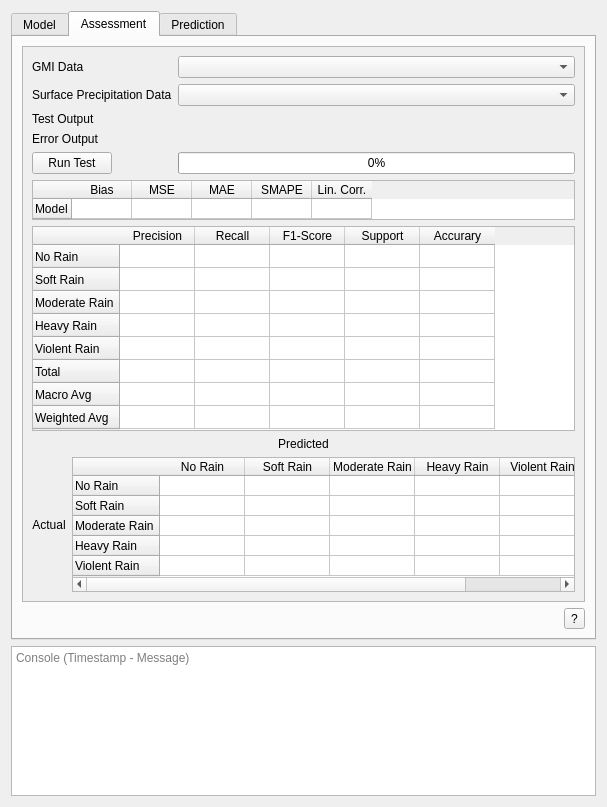
<?xml version="1.0" encoding="UTF-8"?>
<ui version="4.0">
 <class>GISPrecipDialogBase</class>
 <widget class="QDialog" name="GISPrecipDialogBase">
  <property name="geometry">
   <rect>
    <x>0</x>
    <y>0</y>
    <width>607</width>
    <height>807</height>
   </rect>
  </property>
  <property name="windowTitle">
   <string>GISPrecip</string>
  </property>
  <property name="windowIcon">
   <iconset>
    <normaloff>../gis_precip/icon.png</normaloff>../gis_precip/icon.png</iconset>
  </property>
  <property name="layoutDirection">
   <enum>Qt::RightToLeft</enum>
  </property>
  <layout class="QVBoxLayout" name="verticalLayout_16">
   <item>
    <layout class="QGridLayout" name="mainGridLayout">
     <item row="0" column="0">
      <widget class="QTabWidget" name="tabWidget">
       <property name="layoutDirection">
        <enum>Qt::LeftToRight</enum>
       </property>
       <property name="currentIndex">
        <number>1</number>
       </property>
       <widget class="QWidget" name="tab">
        <attribute name="title">
         <string>Model</string>
        </attribute>
        <layout class="QVBoxLayout" name="verticalLayout">
         <item>
          <widget class="QScrollArea" name="scrollArea">
           <property name="widgetResizable">
            <bool>true</bool>
           </property>
           <widget class="QWidget" name="scrollAreaWidgetContents_2">
            <property name="geometry">
             <rect>
              <x>0</x>
              <y>0</y>
              <width>561</width>
              <height>560</height>
             </rect>
            </property>
            <layout class="QVBoxLayout" name="verticalLayout_2">
             <item>
              <layout class="QFormLayout" name="formLayout_Model">
               <property name="sizeConstraint">
                <enum>QLayout::SetMinimumSize</enum>
               </property>
               <item row="0" column="0">
                <widget class="QLabel" name="Label_SatData_5">
                 <property name="text">
                  <string>GMI Data</string>
                 </property>
                </widget>
               </item>
               <item row="0" column="1">
                <widget class="QgsCheckableComboBox" name="comboBox_InputGMI"/>
               </item>
               <item row="1" column="0">
                <widget class="QLabel" name="Label_RadarData_9">
                 <property name="text">
                  <string>Surface Precipitation Data</string>
                 </property>
                </widget>
               </item>
               <item row="1" column="1">
                <widget class="QgsCheckableComboBox" name="comboBox_InputSurfPrecip"/>
               </item>
               <item row="2" column="0">
                <widget class="QLabel" name="Label_TrainedModel_10">
                 <property name="text">
                  <string>Model</string>
                 </property>
                </widget>
               </item>
               <item row="2" column="1">
                <widget class="QComboBox" name="comboBox_InputModel"/>
               </item>
               <item row="3" column="0">
                <widget class="QLabel" name="Label_RadarData_10">
                 <property name="text">
                  <string>Preprocess:</string>
                 </property>
                </widget>
               </item>
               <item row="3" column="1">
                <layout class="QFormLayout" name="formLayout_2">
                 <property name="topMargin">
                  <number>2</number>
                 </property>
                 <item row="0" column="0">
                  <widget class="QLabel" name="normalizeLabel">
                   <property name="text">
                    <string>Normalize:</string>
                   </property>
                  </widget>
                 </item>
                 <item row="0" column="1">
                  <widget class="QCheckBox" name="checkBox_Normalize">
                   <property name="text">
                    <string/>
                   </property>
                   <property name="checked">
                    <bool>true</bool>
                   </property>
                  </widget>
                 </item>
                 <item row="1" column="0">
                  <widget class="QLabel" name="label">
                   <property name="text">
                    <string>Undersampling:</string>
                   </property>
                  </widget>
                 </item>
                 <item row="1" column="1">
                  <widget class="QCheckBox" name="checkBox_Undersampling">
                   <property name="toolTip">
                    <string>Useful only for classification models</string>
                   </property>
                   <property name="text">
                    <string/>
                   </property>
                   <property name="checked">
                    <bool>false</bool>
                   </property>
                  </widget>
                 </item>
                 <item row="2" column="0">
                  <widget class="QLabel" name="label_3">
                   <property name="toolTip">
                    <string/>
                   </property>
                   <property name="text">
                    <string>Radar Quality Index:</string>
                   </property>
                  </widget>
                 </item>
                 <item row="2" column="1">
                  <layout class="QFormLayout" name="formLayout_3">
                   <property name="topMargin">
                    <number>4</number>
                   </property>
                   <item row="0" column="0">
                    <widget class="QLabel" name="label_2">
                     <property name="text">
                      <string>Enable:</string>
                     </property>
                    </widget>
                   </item>
                   <item row="1" column="0">
                    <widget class="QLabel" name="label_RQIData">
                     <property name="enabled">
                      <bool>false</bool>
                     </property>
                     <property name="toolTip">
                      <string>Radar Quality Index Data</string>
                     </property>
                     <property name="text">
                      <string>Data:</string>
                     </property>
                    </widget>
                   </item>
                   <item row="1" column="1">
                    <widget class="QgsCheckableComboBox" name="comboBox_InputRQI">
                     <property name="enabled">
                      <bool>false</bool>
                     </property>
                     <property name="toolTip">
                      <string>Radar Quality Index Data</string>
                     </property>
                    </widget>
                   </item>
                   <item row="2" column="0">
                    <widget class="QLabel" name="label_RQIThreshold">
                     <property name="enabled">
                      <bool>false</bool>
                     </property>
                     <property name="text">
                      <string>Threshold</string>
                     </property>
                    </widget>
                   </item>
                   <item row="2" column="1">
                    <widget class="QDoubleSpinBox" name="doubleSpinBox_RQIThreshold">
                     <property name="enabled">
                      <bool>false</bool>
                     </property>
                     <property name="decimals">
                      <number>3</number>
                     </property>
                     <property name="maximum">
                      <double>1.000000000000000</double>
                     </property>
                     <property name="singleStep">
                      <double>0.100000000000000</double>
                     </property>
                     <property name="value">
                      <double>0.500000000000000</double>
                     </property>
                    </widget>
                   </item>
                   <item row="0" column="1">
                    <widget class="QCheckBox" name="checkBox_RQI">
                     <property name="text">
                      <string/>
                     </property>
                    </widget>
                   </item>
                  </layout>
                 </item>
                </layout>
               </item>
               <item row="4" column="0">
                <widget class="QPushButton" name="button_TrainModel">
                 <property name="text">
                  <string>Train Model</string>
                 </property>
                </widget>
               </item>
               <item row="4" column="1">
                <widget class="QProgressBar" name="progressBar_TrainModel">
                 <property name="value">
                  <number>0</number>
                 </property>
                 <property name="alignment">
                  <set>Qt::AlignCenter</set>
                 </property>
                 <property name="textVisible">
                  <bool>true</bool>
                 </property>
                 <property name="orientation">
                  <enum>Qt::Horizontal</enum>
                 </property>
                 <property name="invertedAppearance">
                  <bool>false</bool>
                 </property>
                </widget>
               </item>
               <item row="5" column="0">
                <widget class="QPushButton" name="button_ExportModel">
                 <property name="enabled">
                  <bool>false</bool>
                 </property>
                 <property name="text">
                  <string>Export Model</string>
                 </property>
                </widget>
               </item>
               <item row="5" column="1">
                <widget class="QgsFileWidget" name="fileWidget_ExportModel">
                 <property name="storageMode">
                  <enum>QgsFileWidget::SaveFile</enum>
                 </property>
                </widget>
               </item>
               <item row="6" column="0">
                <widget class="QPushButton" name="button_LoadModel">
                 <property name="enabled">
                  <bool>true</bool>
                 </property>
                 <property name="text">
                  <string>Load Model</string>
                 </property>
                </widget>
               </item>
               <item row="6" column="1">
                <widget class="QgsFileWidget" name="fileWidget_LoadModel"/>
               </item>
              </layout>
             </item>
            </layout>
           </widget>
          </widget>
         </item>
         <item>
          <widget class="QToolButton" name="toolButton_Help">
           <property name="toolTip">
            <string>Help</string>
           </property>
           <property name="layoutDirection">
            <enum>Qt::RightToLeft</enum>
           </property>
           <property name="text">
            <string>?</string>
           </property>
          </widget>
         </item>
        </layout>
       </widget>
       <widget class="QWidget" name="tab_2">
        <attribute name="title">
         <string>Assessment</string>
        </attribute>
        <layout class="QVBoxLayout" name="verticalLayout_15">
         <item>
          <widget class="QScrollArea" name="scrollArea_2">
           <property name="minimumSize">
            <size>
             <width>0</width>
             <height>155</height>
            </size>
           </property>
           <property name="widgetResizable">
            <bool>true</bool>
           </property>
           <widget class="QWidget" name="scrollAreaWidgetContents_3">
            <property name="geometry">
             <rect>
              <x>0</x>
              <y>0</y>
              <width>561</width>
              <height>560</height>
             </rect>
            </property>
            <layout class="QVBoxLayout" name="verticalLayout_4">
             <item>
              <layout class="QFormLayout" name="formLayout_13">
               <item row="1" column="0">
                <widget class="QLabel" name="Label_ReferenceData_4">
                 <property name="text">
                  <string>Surface Precipitation Data</string>
                 </property>
                </widget>
               </item>
               <item row="4" column="0">
                <widget class="QPushButton" name="button_RunTest">
                 <property name="text">
                  <string>Run Test</string>
                 </property>
                </widget>
               </item>
               <item row="4" column="1">
                <widget class="QProgressBar" name="progressBar_RunTest">
                 <property name="value">
                  <number>0</number>
                 </property>
                 <property name="alignment">
                  <set>Qt::AlignCenter</set>
                 </property>
                 <property name="textVisible">
                  <bool>true</bool>
                 </property>
                 <property name="orientation">
                  <enum>Qt::Horizontal</enum>
                 </property>
                 <property name="invertedAppearance">
                  <bool>false</bool>
                 </property>
                </widget>
               </item>
               <item row="0" column="0">
                <widget class="QLabel" name="Label_ForecastData_10">
                 <property name="text">
                  <string>GMI Data</string>
                 </property>
                </widget>
               </item>
               <item row="0" column="1">
                <widget class="QgsCheckableComboBox" name="comboBox_TestGMI"/>
               </item>
               <item row="1" column="1">
                <widget class="QgsCheckableComboBox" name="comboBox_TestSurfPrecip"/>
               </item>
               <item row="2" column="0">
                <widget class="QLabel" name="Label_ReferenceData_5">
                 <property name="text">
                  <string>Test Output</string>
                 </property>
                </widget>
               </item>
               <item row="3" column="0">
                <widget class="QLabel" name="Label_ReferenceData_6">
                 <property name="text">
                  <string>Error Output</string>
                 </property>
                </widget>
               </item>
               <item row="2" column="1">
                <widget class="QgsFileWidget" name="fileWidget_TestOutput">
                 <property name="filter">
                  <string>netCFD(*.nc)</string>
                 </property>
                 <property name="defaultRoot">
                  <string/>
                 </property>
                 <property name="storageMode">
                  <enum>QgsFileWidget::GetDirectory</enum>
                 </property>
                 <property name="relativeStorage">
                  <enum>QgsFileWidget::Absolute</enum>
                 </property>
                </widget>
               </item>
               <item row="3" column="1">
                <widget class="QgsFileWidget" name="fileWidget_ErrorOutput">
                 <property name="filter">
                  <string>netCFD(*.nc)</string>
                 </property>
                 <property name="storageMode">
                  <enum>QgsFileWidget::GetDirectory</enum>
                 </property>
                 <property name="relativeStorage">
                  <enum>QgsFileWidget::Absolute</enum>
                 </property>
                </widget>
               </item>
              </layout>
             </item>
             <item>
              <widget class="QTableWidget" name="tableWidget_ModelMetrics">
               <property name="enabled">
                <bool>true</bool>
               </property>
               <property name="sizePolicy">
                <sizepolicy hsizetype="Expanding" vsizetype="Preferred">
                 <horstretch>0</horstretch>
                 <verstretch>0</verstretch>
                </sizepolicy>
               </property>
               <property name="minimumSize">
                <size>
                 <width>0</width>
                 <height>0</height>
                </size>
               </property>
               <property name="maximumSize">
                <size>
                 <width>16777215</width>
                 <height>40</height>
                </size>
               </property>
               <property name="sizeAdjustPolicy">
                <enum>QAbstractScrollArea::AdjustToContents</enum>
               </property>
               <property name="alternatingRowColors">
                <bool>true</bool>
               </property>
               <property name="rowCount">
                <number>1</number>
               </property>
               <property name="columnCount">
                <number>5</number>
               </property>
               <attribute name="horizontalHeaderCascadingSectionResizes">
                <bool>false</bool>
               </attribute>
               <attribute name="horizontalHeaderMinimumSectionSize">
                <number>20</number>
               </attribute>
               <attribute name="horizontalHeaderDefaultSectionSize">
                <number>60</number>
               </attribute>
               <attribute name="verticalHeaderMinimumSectionSize">
                <number>20</number>
               </attribute>
               <attribute name="verticalHeaderDefaultSectionSize">
                <number>20</number>
               </attribute>
               <row>
                <property name="text">
                 <string>Model</string>
                </property>
               </row>
               <column>
                <property name="text">
                 <string>Bias</string>
                </property>
               </column>
               <column>
                <property name="text">
                 <string>MSE</string>
                </property>
               </column>
               <column>
                <property name="text">
                 <string>MAE</string>
                </property>
               </column>
               <column>
                <property name="text">
                 <string>SMAPE</string>
                </property>
               </column>
               <column>
                <property name="text">
                 <string>Lin. Corr.</string>
                </property>
               </column>
               <item row="0" column="0">
                <property name="text">
                 <string/>
                </property>
               </item>
              </widget>
             </item>
             <item>
              <widget class="QTableWidget" name="tableWidget_MetricsClassification">
               <property name="sizePolicy">
                <sizepolicy hsizetype="Expanding" vsizetype="Preferred">
                 <horstretch>0</horstretch>
                 <verstretch>0</verstretch>
                </sizepolicy>
               </property>
               <property name="minimumSize">
                <size>
                 <width>0</width>
                 <height>205</height>
                </size>
               </property>
               <property name="maximumSize">
                <size>
                 <width>16777215</width>
                 <height>16777215</height>
                </size>
               </property>
               <attribute name="horizontalHeaderMinimumSectionSize">
                <number>20</number>
               </attribute>
               <attribute name="horizontalHeaderDefaultSectionSize">
                <number>75</number>
               </attribute>
               <attribute name="horizontalHeaderHighlightSections">
                <bool>true</bool>
               </attribute>
               <attribute name="verticalHeaderMinimumSectionSize">
                <number>20</number>
               </attribute>
               <attribute name="verticalHeaderDefaultSectionSize">
                <number>23</number>
               </attribute>
               <row>
                <property name="text">
                 <string>No Rain</string>
                </property>
               </row>
               <row>
                <property name="text">
                 <string>Soft Rain</string>
                </property>
               </row>
               <row>
                <property name="text">
                 <string>Moderate Rain</string>
                </property>
               </row>
               <row>
                <property name="text">
                 <string>Heavy Rain</string>
                </property>
               </row>
               <row>
                <property name="text">
                 <string>Violent Rain</string>
                </property>
               </row>
               <row>
                <property name="text">
                 <string>Total</string>
                </property>
               </row>
               <row>
                <property name="text">
                 <string>Macro Avg</string>
                </property>
               </row>
               <row>
                <property name="text">
                 <string>Weighted Avg</string>
                </property>
               </row>
               <column>
                <property name="text">
                 <string>Precision</string>
                </property>
               </column>
               <column>
                <property name="text">
                 <string>Recall</string>
                </property>
               </column>
               <column>
                <property name="text">
                 <string>F1-Score</string>
                </property>
               </column>
               <column>
                <property name="text">
                 <string>Support</string>
                </property>
               </column>
               <column>
                <property name="text">
                 <string>Accurary</string>
                </property>
               </column>
              </widget>
             </item>
             <item>
              <layout class="QVBoxLayout" name="verticalLayout_5">
               <item>
                <widget class="QLabel" name="label_ConfusionMatrixPredicted">
                 <property name="autoFillBackground">
                  <bool>true</bool>
                 </property>
                 <property name="text">
                  <string>Predicted</string>
                 </property>
                 <property name="alignment">
                  <set>Qt::AlignCenter</set>
                 </property>
                </widget>
               </item>
               <item>
                <layout class="QHBoxLayout" name="horizontalLayout">
                 <item>
                  <widget class="QLabel" name="label_ConfusionMatrixActual">
                   <property name="autoFillBackground">
                    <bool>true</bool>
                   </property>
                   <property name="text">
                    <string>Actual</string>
                   </property>
                   <property name="alignment">
                    <set>Qt::AlignCenter</set>
                   </property>
                  </widget>
                 </item>
                 <item>
                  <widget class="QTableWidget" name="tableWidget_ConfusionMatrixClassification">
                   <property name="sizePolicy">
                    <sizepolicy hsizetype="Expanding" vsizetype="Maximum">
                     <horstretch>0</horstretch>
                     <verstretch>0</verstretch>
                    </sizepolicy>
                   </property>
                   <property name="minimumSize">
                    <size>
                     <width>0</width>
                     <height>120</height>
                    </size>
                   </property>
                   <property name="maximumSize">
                    <size>
                     <width>16777215</width>
                     <height>16777215</height>
                    </size>
                   </property>
                   <property name="rowCount">
                    <number>5</number>
                   </property>
                   <property name="columnCount">
                    <number>5</number>
                   </property>
                   <attribute name="horizontalHeaderMinimumSectionSize">
                    <number>20</number>
                   </attribute>
                   <attribute name="horizontalHeaderDefaultSectionSize">
                    <number>85</number>
                   </attribute>
                   <attribute name="verticalHeaderMinimumSectionSize">
                    <number>20</number>
                   </attribute>
                   <attribute name="verticalHeaderDefaultSectionSize">
                    <number>20</number>
                   </attribute>
                   <row>
                    <property name="text">
                     <string>No Rain</string>
                    </property>
                   </row>
                   <row>
                    <property name="text">
                     <string>Soft Rain</string>
                    </property>
                   </row>
                   <row>
                    <property name="text">
                     <string>Moderate Rain</string>
                    </property>
                   </row>
                   <row>
                    <property name="text">
                     <string>Heavy Rain</string>
                    </property>
                   </row>
                   <row>
                    <property name="text">
                     <string>Violent Rain</string>
                    </property>
                   </row>
                   <column>
                    <property name="text">
                     <string>No Rain</string>
                    </property>
                   </column>
                   <column>
                    <property name="text">
                     <string>Soft Rain</string>
                    </property>
                   </column>
                   <column>
                    <property name="text">
                     <string>Moderate Rain</string>
                    </property>
                   </column>
                   <column>
                    <property name="text">
                     <string>Heavy Rain</string>
                    </property>
                   </column>
                   <column>
                    <property name="text">
                     <string>Violent Rain</string>
                    </property>
                   </column>
                  </widget>
                 </item>
                </layout>
               </item>
              </layout>
             </item>
            </layout>
           </widget>
          </widget>
         </item>
         <item>
          <widget class="QToolButton" name="toolButton_AssessmentHelp">
           <property name="toolTip">
            <string>Help</string>
           </property>
           <property name="layoutDirection">
            <enum>Qt::RightToLeft</enum>
           </property>
           <property name="text">
            <string>?</string>
           </property>
          </widget>
         </item>
        </layout>
       </widget>
       <widget class="QWidget" name="tab_3">
        <attribute name="title">
         <string>Prediction</string>
        </attribute>
        <layout class="QVBoxLayout" name="verticalLayout_7">
         <item>
          <widget class="QScrollArea" name="scrollArea_3">
           <property name="widgetResizable">
            <bool>true</bool>
           </property>
           <widget class="QWidget" name="scrollAreaWidgetContents_4">
            <property name="geometry">
             <rect>
              <x>0</x>
              <y>0</y>
              <width>561</width>
              <height>560</height>
             </rect>
            </property>
            <layout class="QVBoxLayout" name="verticalLayout_6">
             <item>
              <layout class="QFormLayout" name="formLayout_14">
               <item row="1" column="1">
                <widget class="QgsFileWidget" name="fileWidget_ForecastOutput">
                 <property name="filter">
                  <string>netCFD(*.nc)</string>
                 </property>
                 <property name="storageMode">
                  <enum>QgsFileWidget::SaveFile</enum>
                 </property>
                 <property name="relativeStorage">
                  <enum>QgsFileWidget::RelativeProject</enum>
                 </property>
                </widget>
               </item>
               <item row="1" column="0">
                <widget class="QLabel" name="Label_ForecastData_11">
                 <property name="toolTip">
                  <string/>
                 </property>
                 <property name="statusTip">
                  <string>lhjlhljhlh</string>
                 </property>
                 <property name="whatsThis">
                  <string>lhjlhljhlhlh</string>
                 </property>
                 <property name="text">
                  <string>Prediction Output</string>
                 </property>
                </widget>
               </item>
               <item row="0" column="0">
                <widget class="QLabel" name="Label_ForecastData_12">
                 <property name="toolTip">
                  <string/>
                 </property>
                 <property name="statusTip">
                  <string>lhjlhljhlh</string>
                 </property>
                 <property name="whatsThis">
                  <string>lhjlhljhlhlh</string>
                 </property>
                 <property name="text">
                  <string>GMI Data</string>
                 </property>
                </widget>
               </item>
               <item row="0" column="1">
                <widget class="QgsCheckableComboBox" name="comboBox_ForecastGMI"/>
               </item>
               <item row="2" column="0">
                <widget class="QPushButton" name="button_Predict">
                 <property name="enabled">
                  <bool>true</bool>
                 </property>
                 <property name="text">
                  <string>Predict</string>
                 </property>
                </widget>
               </item>
               <item row="2" column="1">
                <widget class="QProgressBar" name="progressBar_Predict">
                 <property name="value">
                  <number>0</number>
                 </property>
                 <property name="alignment">
                  <set>Qt::AlignCenter</set>
                 </property>
                 <property name="textVisible">
                  <bool>true</bool>
                 </property>
                 <property name="orientation">
                  <enum>Qt::Horizontal</enum>
                 </property>
                 <property name="invertedAppearance">
                  <bool>false</bool>
                 </property>
                </widget>
               </item>
              </layout>
             </item>
            </layout>
           </widget>
          </widget>
         </item>
         <item>
          <widget class="QToolButton" name="toolButton_PredictionHelp">
           <property name="toolTip">
            <string>Help</string>
           </property>
           <property name="layoutDirection">
            <enum>Qt::RightToLeft</enum>
           </property>
           <property name="text">
            <string>?</string>
           </property>
          </widget>
         </item>
        </layout>
       </widget>
      </widget>
     </item>
    </layout>
   </item>
   <item>
    <widget class="QTextEdit" name="textEdit_Console">
     <property name="sizePolicy">
      <sizepolicy hsizetype="Expanding" vsizetype="Expanding">
       <horstretch>0</horstretch>
       <verstretch>0</verstretch>
      </sizepolicy>
     </property>
     <property name="minimumSize">
      <size>
       <width>0</width>
       <height>150</height>
      </size>
     </property>
     <property name="maximumSize">
      <size>
       <width>16777215</width>
       <height>150</height>
      </size>
     </property>
     <property name="layoutDirection">
      <enum>Qt::LeftToRight</enum>
     </property>
     <property name="readOnly">
      <bool>true</bool>
     </property>
     <property name="placeholderText">
      <string>Console (Timestamp - Message)</string>
     </property>
    </widget>
   </item>
  </layout>
 </widget>
 <customwidgets>
  <customwidget>
   <class>QgsCheckableComboBox</class>
   <extends>QComboBox</extends>
   <header>qgscheckablecombobox.h</header>
  </customwidget>
  <customwidget>
   <class>QgsFileWidget</class>
   <extends>QWidget</extends>
   <header>qgsfilewidget.h</header>
  </customwidget>
 </customwidgets>
 <resources/>
 <connections/>
</ui>
